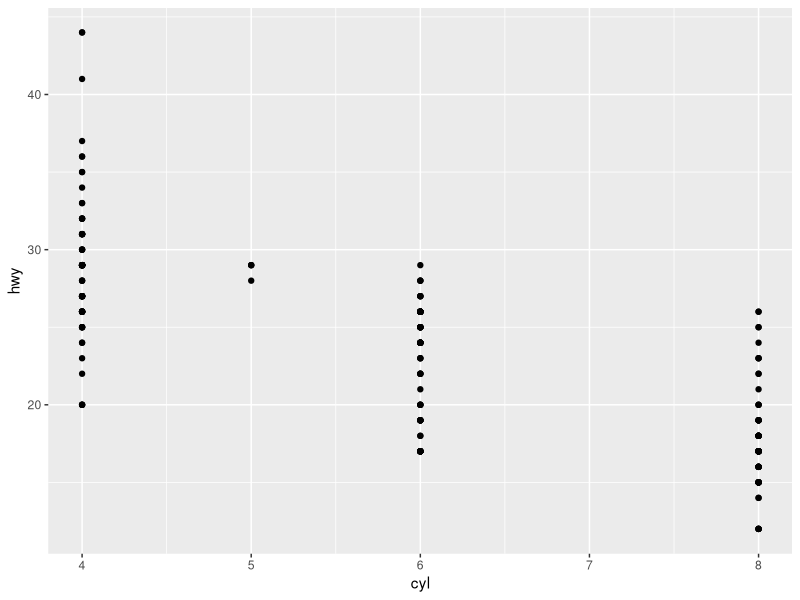
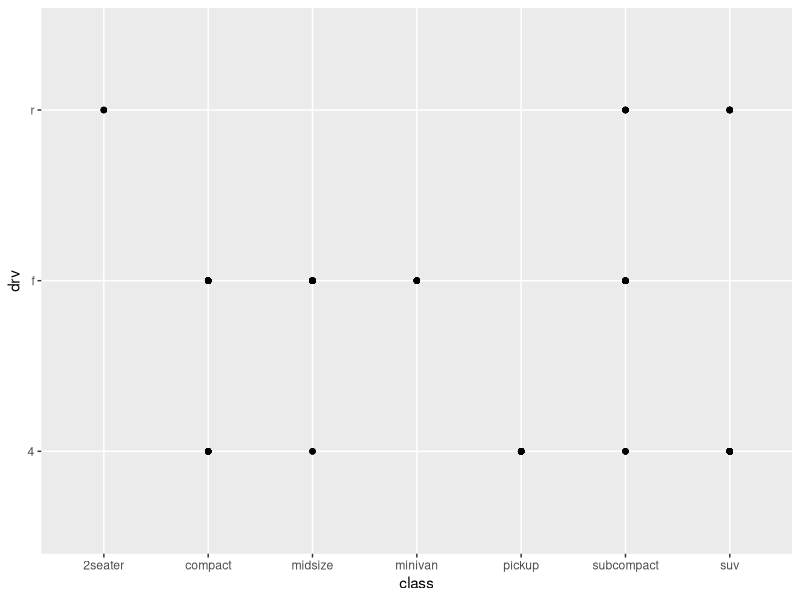

The R source for these figures, in order: (Note: this script raises an error after producing the figures.)
## ---- chunk 1
library(vctrs)
library(tidyverse)
## ---- chunk 2
mpg %>%
  ggplot()+
  aes(x = cyl, y = hwy) +
  geom_point()
## ---- chunk 3
mpg %>%
  ggplot()+
  aes(x = class, y = drv) +
  geom_point()
## ---- chunk 4
x <- seq(-6 * i, 6 * 3.1415936, length.out=100)

dat<- data.frame(x=x, y=sin(x)/x)
## ---- chunk 5
cars %>%
  ggplot()+
  aes(x = speed, y = dist) +
  geom_point()
## ---- chunk 6
cars %>%
  ggplot()+
  aes(x = speed, y = dist) +
  geom_point(mapping = aes(color = dist > 80))
## ---- chunk 7
#scale_color_manual <- function(thold) { dist>thold}
cars %>%
  ggplot()+
  aes(x = speed, y = dist) +
  geom_point(mapping = aes(color = dist > 80))+
  scale_color_manual(values=c("blue", "red"))
